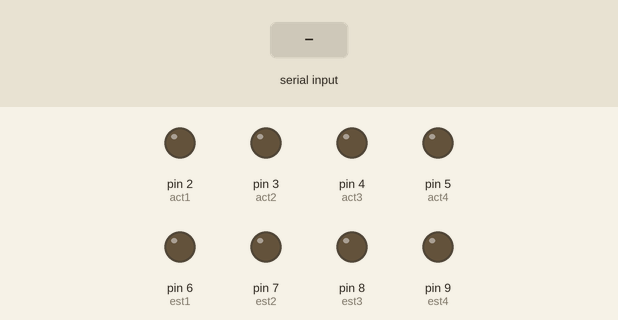
Bench run of a sketch on a simulated Arduino Nano, built with avr-gcc and run on an emulated ATmega328P. Parts: output pins drawn as LEDs (lit = HIGH). The test bench sets the inputs (shaded band).

Above: at 1.2 s.
1.3 s: "p1=255\n" received over Serial
At 1.7 s:
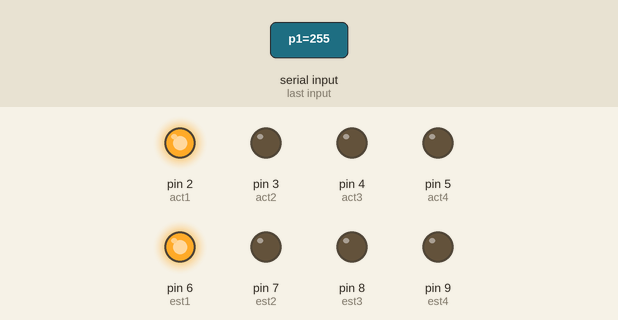
2.8 s: "p2=255\n" received over Serial
At 4.0 s:
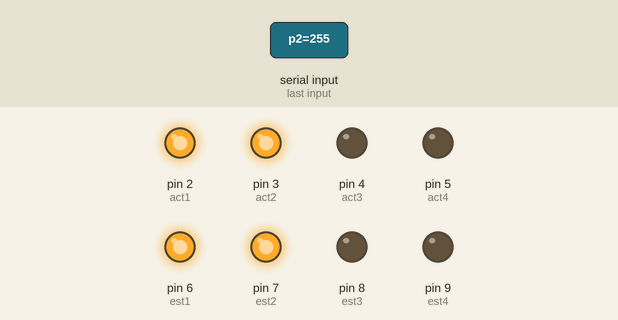
4.3 s: "p1=0\n" received over Serial
At 5.1 s:
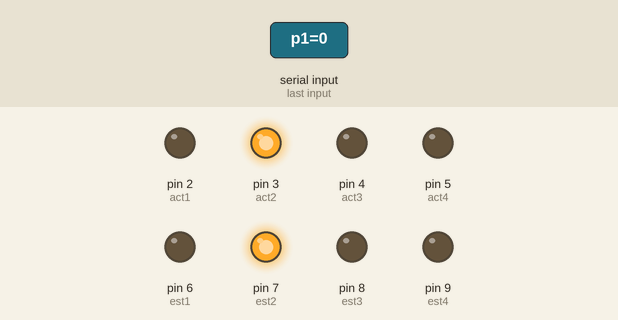
5.8 s: "p3=255\n" received over Serial
At 6.3 s:
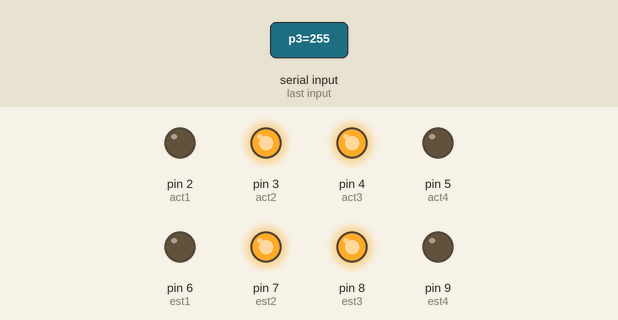
7.3 s: "p2=0\n" received over Serial
At 8.5 s:
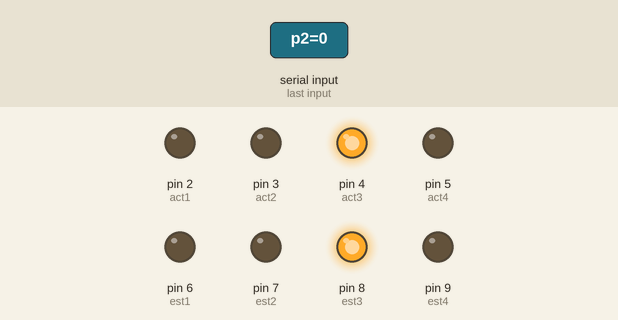
8.8 s: "p4=255\n" received over Serial
At 9.8 s:
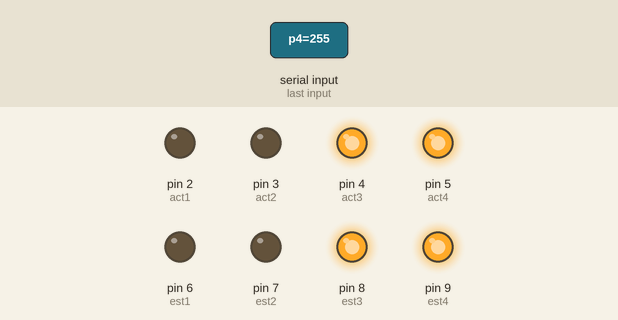
Timing chart, 0 to 11.3 s (numbered marks = the images above; inputs shaded):
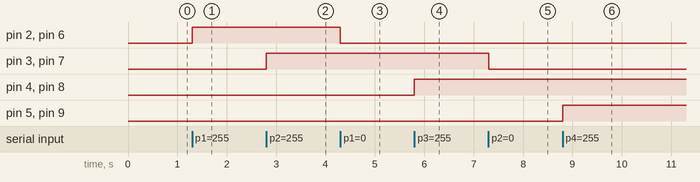

The sketch:

arduino-nano-actuador.ino
```cpp
int act1=2;
int act2=3;
int act3=4;
int act4=5;

int est1=6;
int est2=7;
int est3=8;
int est4=9;


String read_serial="";


void setup() {


    Serial.begin(115200);


    pinMode(act1,OUTPUT);
    pinMode(act2,OUTPUT);
    pinMode(act3,OUTPUT);
    pinMode(act4,OUTPUT);

    pinMode(est1,OUTPUT);
    pinMode(est2,OUTPUT);
    pinMode(est3,OUTPUT);
    pinMode(est4,OUTPUT);

}

void loop() {

  actuador();

}


void actuador(){

  read_serial=Serial.readStringUntil('\n');


  if (read_serial.indexOf("p1=255") != -1){
       digitalWrite(act1,HIGH);
       digitalWrite(est1,HIGH);
   }
   if (read_serial.indexOf("p1=0") != -1){
       digitalWrite(act1,LOW);
       digitalWrite(est1,LOW);
   }


   if (read_serial.indexOf("p2=255") != -1){
       digitalWrite(act2,HIGH);
       digitalWrite(est2,HIGH);
   }
   if (read_serial.indexOf("p2=0") != -1){
       digitalWrite(act2,LOW);
       digitalWrite(est2,LOW);
   }


   if (read_serial.indexOf("p3=255") != -1){
       digitalWrite(act3,HIGH);
       digitalWrite(est3,HIGH);
   }
   if (read_serial.indexOf("p3=0") != -1){
       digitalWrite(act3,LOW);
       digitalWrite(est3,LOW);
   }


   if (read_serial.indexOf("p4=255") != -1){
       digitalWrite(act4,HIGH);
       digitalWrite(est4,HIGH);
   }
   if (read_serial.indexOf("p4=0") != -1){
       digitalWrite(act4,LOW);
       digitalWrite(est4,LOW);
   }


}
```

Measured:
- after the input at 1.3 s, pin 2 (act1), pin 6 (est1): LOW → HIGH at once
- after the input at 2.8 s, pin 3 (act2), pin 7 (est2): LOW → HIGH at once
- after the input at 4.3 s, pin 2 (act1), pin 6 (est1): HIGH → LOW at once
- after the input at 5.8 s, pin 4 (act3), pin 8 (est3): LOW → HIGH at once
- after the input at 7.3 s, pin 3 (act2), pin 7 (est2): HIGH → LOW at once
- after the input at 8.8 s, pin 5 (act4), pin 9 (est4): LOW → HIGH at once
